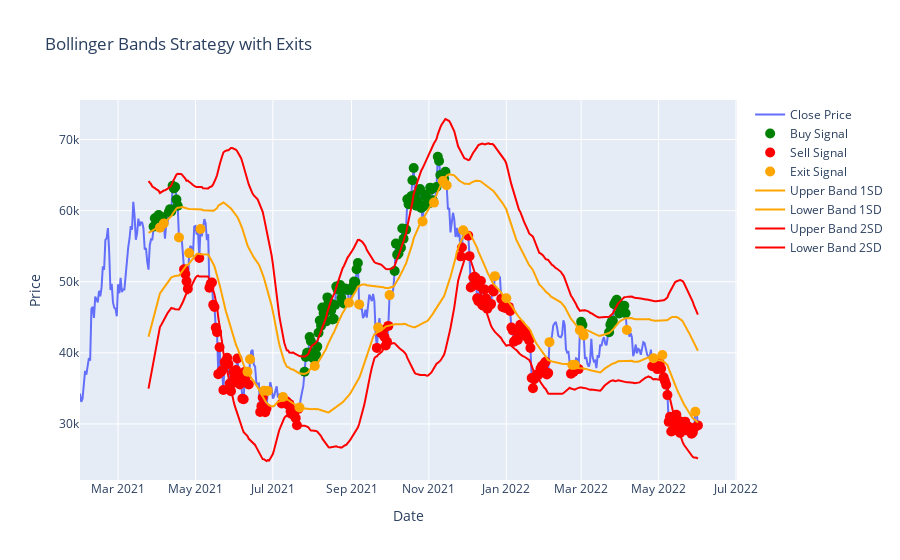

The cell this chart's notebook holds for it:
### Markdown cell above
### Стратегия с использованием линий Болинджера
#### Если цена > UpperBB_1SD, входим и держим позицию BUY
#### Если цена < LowerBB_1SD, входим и держим позицию SELL
#### Выход из позиции BUY, если цена < UpperBB_1SD
#### Выход из позиции SELL, если цена > LowerBB_1SD

### Code cell
bb_df = df.copy()

# Вычисляем среднюю линию (SMA)
bb_df['MA'] = talib.SMA(bb_df['close'], timeperiod=period)
    
# Вычисляем стандартное отклонение
bb_df['STD'] = bb_df['close'].rolling(window=period).std()
    
# Вычисляем верхние и нижние полосы для разных уровней стандартного отклонения
bb_df['UpperBB_1SD'] = bb_df['MA'] + (1 * bb_df['STD'])
bb_df['UpperBB_2SD'] = bb_df['MA'] + (2 * bb_df['STD'])
bb_df['LowerBB_1SD'] = bb_df['MA'] - (1 * bb_df['STD'])
bb_df['LowerBB_2SD'] = bb_df['MA'] - (2 * bb_df['STD'])


bb_df['Signal'] = 0 # Инициализация сигналов
bb_df['Exit'] = 0    # Инициализация выхода

# Логика для определения сигнала
bb_df['Signal'] = 0  # Инициализируем столбец Signal

# Вход в позицию BUY
bb_df.loc[bb_df['close'] > bb_df['UpperBB_1SD'], 'Signal'] = 1
# Вход в позицию SELL
bb_df.loc[bb_df['close'] < bb_df['LowerBB_1SD'], 'Signal'] = -1
# Логика выхода из позиции
bb_df['Exit'] = 0  # Инициализируем столбец Exit

bb_df.loc[(bb_df['Signal'].shift(1) == 1) & (bb_df['close'] < bb_df['UpperBB_1SD']), 'Exit'] = 2
bb_df.loc[(bb_df['Signal'].shift(1) == -1) & (bb_df['close'] > bb_df['LowerBB_1SD']), 'Exit'] = 2

buy_signals = bb_df[bb_df['Signal'] == 1]
sell_signals = bb_df[bb_df['Signal'] == -1]
exit_signals = bb_df[bb_df['Exit'] != 0]


fig = go.Figure()

fig.add_trace(go.Scatter(x=bb_df.index, y=bb_df['close'], mode='lines', name='Close Price'))
fig.add_trace(go.Scatter(x=buy_signals.index, y=buy_signals['close'], mode='markers', marker=dict(color='green', size=10), name='Buy Signal'))
fig.add_trace(go.Scatter(x=sell_signals.index, y=sell_signals['close'], mode='markers', marker=dict(color='red', size=10), name='Sell Signal'))
fig.add_trace(go.Scatter(x=exit_signals.index, y=exit_signals['close'], mode='markers', marker=dict(color='orange', size=10), name='Exit Signal'))
fig.add_trace(go.Scatter(x=bb_df.index, y=bb_df['UpperBB_1SD'], mode='lines', name='Upper Band 1SD', line=dict(color='orange')))
fig.add_trace(go.Scatter(x=bb_df.index, y=bb_df['LowerBB_1SD'], mode='lines', name='Lower Band 1SD', line=dict(color='orange')))
fig.add_trace(go.Scatter(x=bb_df.index, y=bb_df['UpperBB_2SD'], mode='lines', name='Upper Band 2SD', line=dict(color='red')))
fig.add_trace(go.Scatter(x=bb_df.index, y=bb_df['LowerBB_2SD'], mode='lines', name='Lower Band 2SD', line=dict(color='red')))
fig.update_layout(title='Bollinger Bands Strategy with Exits', xaxis_title='Date', yaxis_title='Price')
fig.show()

### Figure 1 — Plotly figure (JSON) as saved in the notebook; plotly's stock layout.template omitted (floating-point values rounded to 4 significant figures; data arrays with more than 128 entries replaced by an {"elided": "..."} marker saying what was removed)
{"data": [{"mode": "lines", "name": "Close Price", "type": "scatter", "x": {"elided": "488 str values"}, "y": {"elided": "488 float values"}}, {"marker": {"color": "green", "size": 10}, "mode": "markers", "name": "Buy Signal", "type": "scatter", "x": ["2021-03-29T00:00:00", "2021-03-30T00:00:00", "2021-03-31T00:00:00", "2021-04-01T00:00:00", "2021-04-02T00:00:00", "2021-04-04T00:00:00", "2021-04-05T00:00:00", "2021-04-10T00:00:00", "2021-04-11T00:00:00", "2021-04-12T00:00:00", "2021-04-13T00:00:00", "2021-04-14T00:00:00", "2021-04-15T00:00:00", "2021-04-16T00:00:00", "2021-04-17T00:00:00", "2021-07-26T00:00:00", "2021-07-27T00:00:00", "2021-07-28T00:00:00", "2021-07-29T00:00:00", "2021-07-30T00:00:00", "2021-07-31T00:00:00", "2021-08-01T00:00:00", "2021-08-02T00:00:00", "2021-08-04T00:00:00", "2021-08-05T00:00:00", "2021-08-06T00:00:00", "2021-08-07T00:00:00", "2021-08-08T00:00:00", "2021-08-09T00:00:00", "2021-08-10T00:00:00", "2021-08-11T00:00:00", "2021-08-12T00:00:00", "2021-08-13T00:00:00", "2021-08-14T00:00:00", "2021-08-15T00:00:00", "2021-08-16T00:00:00", "2021-08-17T00:00:00", "2021-08-18T00:00:00", "2021-08-19T00:00:00", "2021-08-20T00:00:00", "2021-08-21T00:00:00", "2021-08-22T00:00:00", "2021-08-23T00:00:00", "2021-08-24T00:00:00", "2021-08-25T00:00:00", "2021-08-26T00:00:00", "2021-08-27T00:00:00", "2021-08-28T00:00:00", "2021-08-29T00:00:00", "2021-09-01T00:00:00", "2021-09-02T00:00:00", "2021-09-03T00:00:00", "2021-09-04T00:00:00", "2021-09-05T00:00:00", "2021-09-06T00:00:00", "2021-10-05T00:00:00", "2021-10-06T00:00:00", "2021-10-07T00:00:00", "2021-10-08T00:00:00", "2021-10-09T00:00:00", "2021-10-10T00:00:00", "2021-10-11T00:00:00", "2021-10-12T00:00:00", "2021-10-13T00:00:00", "2021-10-14T00:00:00", "2021-10-15T00:00:00", "2021-10-16T00:00:00", "2021-10-17T00:00:00", "2021-10-18T00:00:00", "2021-10-19T00:00:00", "2021-10-20T00:00:00", "2021-10-21T00:00:00", "2021-10-22T00:00:00", "2021-10-23T00:00:00", "2021-10-24T00:00:00", "2021-10-25T00:00:00", "2021-10-26T00:00:00", "2021-10-28T00:00:00", "2021-10-29T00:00:00", "2021-10-30T00:00:00", "2021-10-31T00:00:00", "2021-11-01T00:00:00", "2021-11-02T00:00:00", "2021-11-03T00:00:00", "2021-11-04T00:00:00", "2021-11-07T00:00:00", "2021-11-08T00:00:00", "2021-11-09T00:00:00", "2021-11-10T00:00:00", "2021-11-11T00:00:00", "2021-11-13T00:00:00", "2021-11-14T00:00:00", "2022-03-01T00:00:00", "2022-03-02T00:00:00", "2022-03-23T00:00:00", "2022-03-24T00:00:00", "2022-03-25T00:00:00", "2022-03-26T00:00:00", "2022-03-27T00:00:00", "2022-03-28T00:00:00", "2022-03-29T00:00:00", "2022-03-30T00:00:00", "2022-03-31T00:00:00", "2022-04-01T00:00:00", "2022-04-02T00:00:00", "2022-04-03T00:00:00", "2022-04-04T00:00:00", "2022-04-05T00:00:00"], "y": [57750.0, 58920.0, 58920.0, 59100.0, 59380.0, 58760.0, 59060.0, 59790.0, 60200.0, 59890.0, 63500.0, 63110.0, 63310.0, 61570.0, 60680.0, 37340.0, 39410.0, 40000.0, 40010.0, 42240.0, 41630.0, 39970.0, 39200.0, 39750.0, 40870.0, 42820.0, 44560.0, 43800.0, 46370.0, 45590.0, 45590.0, 44430.0, 47790.0, 47100.0, 47050.0, 46000.0, 44700.0, 44800.0, 46720.0, 49340.0, 48910.0, 49320.0, 49550.0, 47710.0, 48960.0, 46940.0, 49060.0, 48900.0, 48830.0, 48850.0, 49330.0, 50030.0, 49940.0, 51750.0, 52630.0, 51510.0, 55360.0, 53810.0, 53970.0, 54970.0, 54770.0, 57480.0, 56040.0, 57400.0, 57320.0, 61590.0, 60890.0, 61550.0, 62030.0, 64260.0, 65990.0, 62210.0, 60690.0, 61390.0, 60930.0, 63040.0, 60360.0, 60620.0, 62230.0, 61890.0, 61320.0, 61000.0, 63230.0, 62970.0, 61450.0, 63330.0, 67570.0, 66970.0, 65000.0, 64950.0, 64470.0, 65470.0, 44350.0, 43920.0, 42890.0, 43960.0, 44350.0, 44500.0, 46820.0, 47130.0, 47470.0, 47060.0, 45540.0, 46280.0, 45870.0, 46450.0, 46620.0, 45560.0]}, {"marker": {"color": "red", "size": 10}, "mode": "markers", "name": "Sell Signal", "type": "scatter", "x": {"elided": "154 str values"}, "y": {"elided": "154 float values"}}, {"marker": {"color": "orange", "size": 10}, "mode": "markers", "name": "Exit Signal", "type": "scatter", "x": ["2021-04-03T00:00:00", "2021-04-06T00:00:00", "2021-04-18T00:00:00", "2021-04-26T00:00:00", "2021-05-05T00:00:00", "2021-06-11T00:00:00", "2021-06-13T00:00:00", "2021-06-24T00:00:00", "2021-06-27T00:00:00", "2021-07-09T00:00:00", "2021-07-22T00:00:00", "2021-08-03T00:00:00", "2021-08-30T00:00:00", "2021-09-07T00:00:00", "2021-09-22T00:00:00", "2021-10-01T00:00:00", "2021-10-27T00:00:00", "2021-11-05T00:00:00", "2021-11-12T00:00:00", "2021-11-15T00:00:00", "2021-11-28T00:00:00", "2021-12-23T00:00:00", "2022-01-01T00:00:00", "2022-02-04T00:00:00", "2022-02-22T00:00:00", "2022-02-24T00:00:00", "2022-02-28T00:00:00", "2022-03-03T00:00:00", "2022-04-06T00:00:00", "2022-04-27T00:00:00", "2022-05-04T00:00:00", "2022-05-30T00:00:00"], "y": [57600.0, 58190.0, 56220.0, 54020.0, 57420.0, 37330.0, 39100.0, 34660.0, 34650.0, 33800.0, 32310.0, 38150.0, 47050.0, 46810.0, 43570.0, 48120.0, 58480.0, 61130.0, 64160.0, 63560.0, 57250.0, 50780.0, 47690.0, 41500.0, 38290.0, 38330.0, 43190.0, 42450.0, 43210.0, 39240.0, 39700.0, 31730.0]}, {"line": {"color": "orange"}, "mode": "lines", "name": "Upper Band 1SD", "type": "scatter", "x": {"elided": "488 str values"}, "y": {"elided": "488 float values"}}, {"line": {"color": "orange"}, "mode": "lines", "name": "Lower Band 1SD", "type": "scatter", "x": {"elided": "488 str values"}, "y": {"elided": "488 float values"}}, {"line": {"color": "red"}, "mode": "lines", "name": "Upper Band 2SD", "type": "scatter", "x": {"elided": "488 str values"}, "y": {"elided": "488 float values"}}, {"line": {"color": "red"}, "mode": "lines", "name": "Lower Band 2SD", "type": "scatter", "x": {"elided": "488 str values"}, "y": {"elided": "488 float values"}}], "layout": {"title": {"text": "Bollinger Bands Strategy with Exits"}, "xaxis": {"title": {"text": "Date"}}, "yaxis": {"title": {"text": "Price"}}}}
